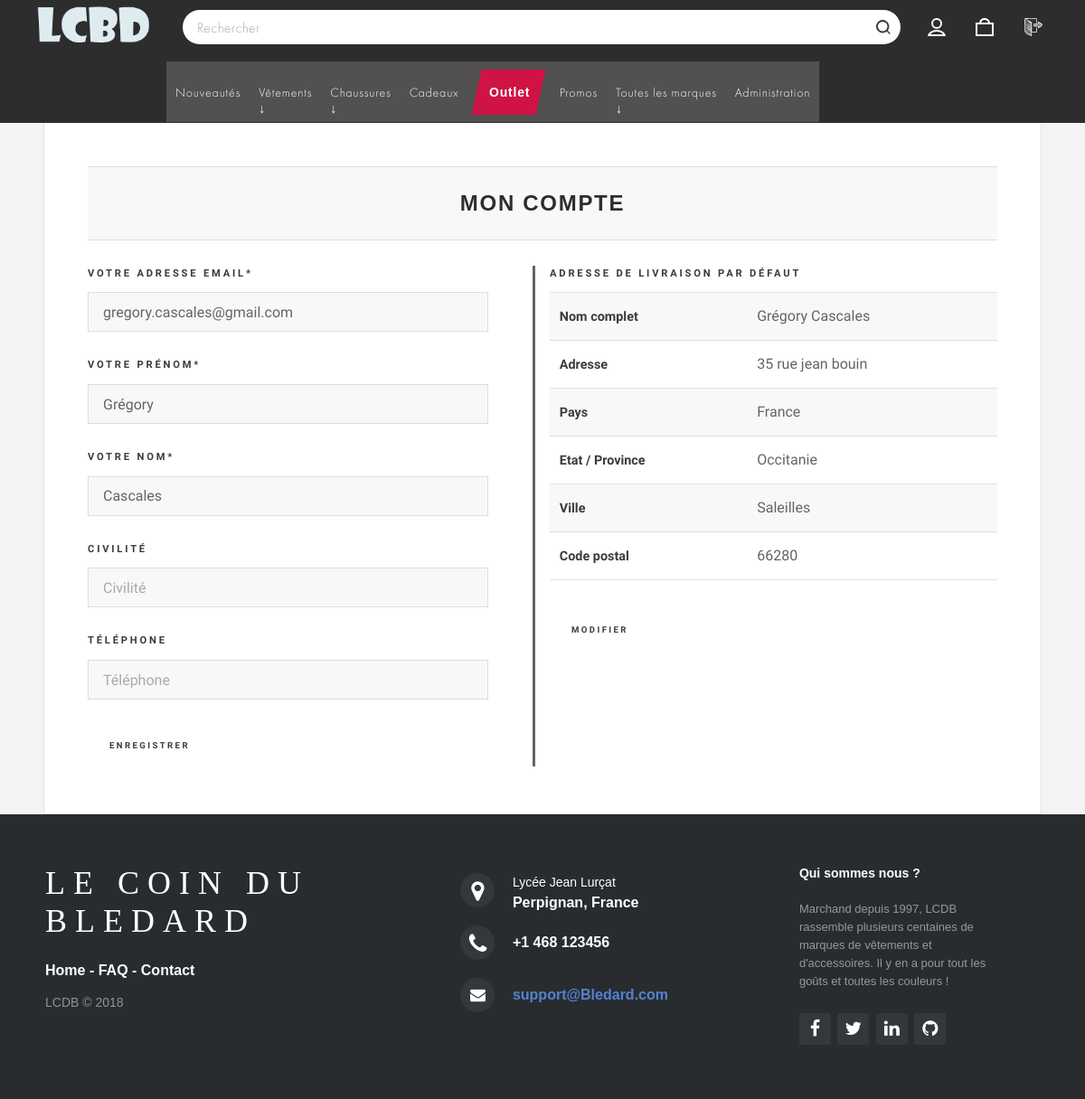
The page /profil.php (signed in) on the database as committed earlier.
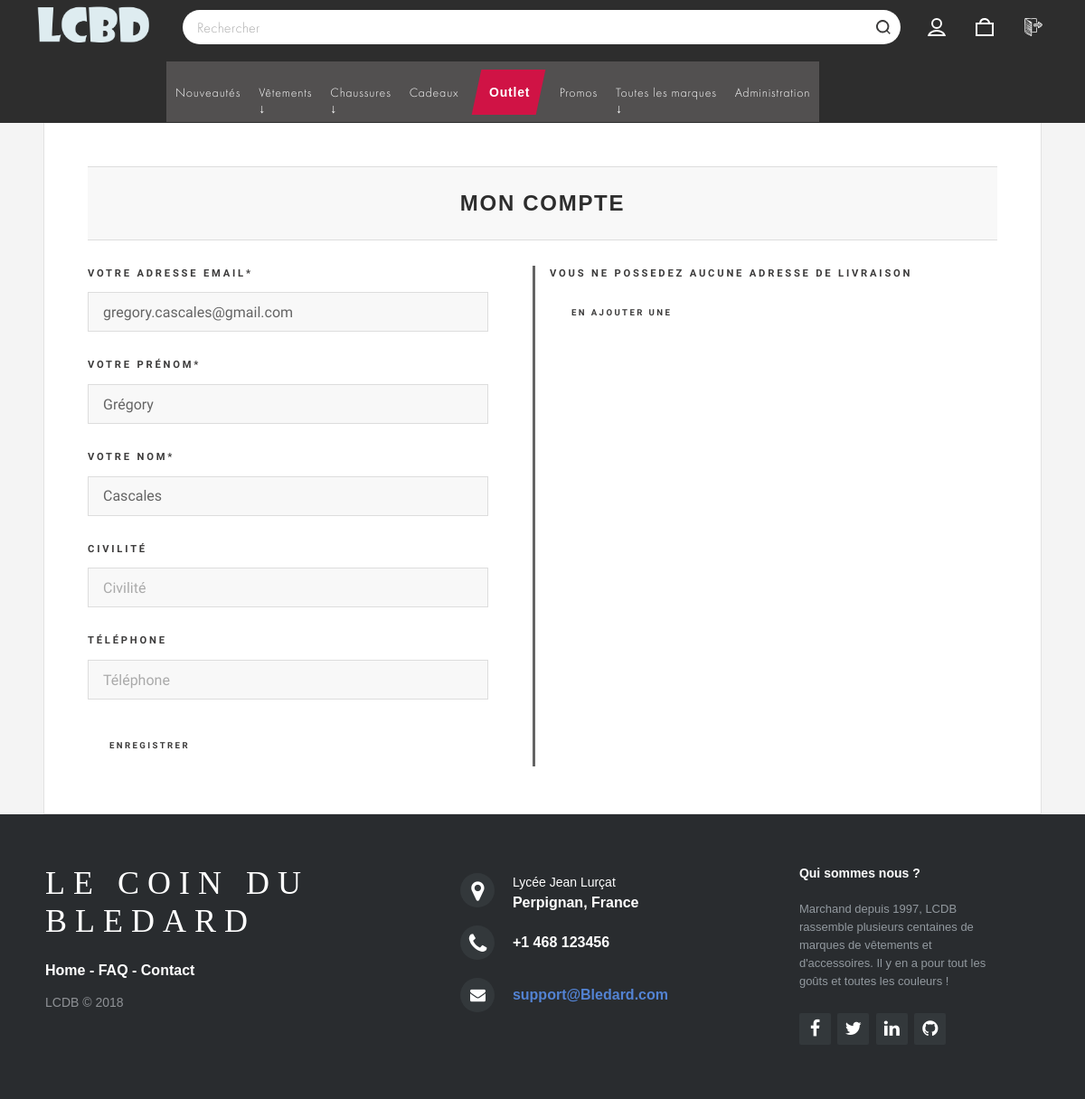
The same page on the database as committed later.
### tables this page shows
CREATE TABLE `client` (
  `id_client` int(11) NOT NULL,
  `email_client` varchar(255) NOT NULL,
  `nom_affichage` varchar(255) NOT NULL,
  `mot_de_passe` varchar(255) NOT NULL,
  `civilite` int(11) DEFAULT NULL,
  `nom_client` varchar(255) NOT NULL,
  `prenom_client` varchar(255) NOT NULL,
  `telephone_client` varchar(255) DEFAULT NULL,
  `id_question` int(11) DEFAULT NULL,
  `reponse` varchar(255) DEFAULT NULL,
  `datecreation_client` date NOT NULL,
  `administrateur` int(1) NOT NULL DEFAULT '0'
);

CREATE TABLE `adresseclient` (
  `id_adresseclient` int(11) NOT NULL,
  `id_client` int(11) NOT NULL,
  `libelle_adresseclient` varchar(255) NOT NULL,
  `nomcomplet_adresseclient` varchar(255) NOT NULL,
  `societe_adresseclient` varchar(255) DEFAULT NULL,
  `voie_adresseclient` varchar(255) DEFAULT NULL,
  `complement_adresseclient` varchar(255) DEFAULT NULL,
  `lieuditbp_adresseclient` varchar(255) DEFAULT NULL,
  `codepostal_adresseclient` varchar(255) NOT NULL,
  `etatprovince_adresseclient` varchar(255) NOT NULL,
  `ville_adresseclient` varchar(255) NOT NULL,
  `pays_adresseclient` varchar(255) NOT NULL,
  `typeadresse_adresseclient` int(11) DEFAULT NULL,
  `idclient_type_adresseclient` int(11) DEFAULT NULL,
  `adressedefaut_adresseclient` int(11) NOT NULL,
  `idclient_adressedefaut_adresseclient` int(11) DEFAULT NULL
);

### profil.php (the view, shortened to what the rows shown need)
<?php include ('inc/bdd.php'); ?>
<?php
$id_client = $_SESSION['id_client'];
$req_client = $bdd->prepare('SELECT * FROM client WHERE id_client = ? LIMIT 1');
$req_client->execute(array($id_client));
$result_client = $req_client->fetch();
$adrpardef = $bdd->prepare("SELECT * FROM adresseclient WHERE id_client = ? AND adressedefaut_adresseclient = 1 LIMIT 1");
$adrpardef->execute(array($id_client));
$adrexist = $adrpardef->rowCount();
?>
        <?php include ('inc/header.php') ?>
        <link rel="stylesheet" href="assets/css/index.css" />
        <div id="wrapper">
        <div id="main">
          <article class="post">
            <section id="category-banner-wrapper" class="sect_titre">
              <h1 class="style_titre">Mon compte</h1>
            </section>
            <div class="primary">
              <br>
              <?php if(empty($_GET['adrlivr'])){ ?>
                <div class="row">
                  <div class="col-md-6 col-sm-6" style="border-right: solid;">
                    <h4>Votre adresse email*</h4>
                    <input type="text" placeholder="Adresse email" value="<?php echo $result_client['email_client'] ?>" name="" style="width:90%;">
                    <br>
                    <h4>Votre prénom*</h4>
                    <input type="text" placeholder="Prénom" value="<?php echo $result_client['prenom_client'] ?>" name="" style="width:90%;">
                    <br>
                    <h4>Votre nom*</h4>
                    <input type="text" placeholder="Nom" value="<?php echo $result_client['nom_client'] ?>" name="" style="width:90%;">
                    <br>
                    <h4>Civilité</h4>
                    <input type="text" placeholder="Civilité" value="<?php echo $result_client['civilite'] ?>" name="" style="width:90%;">
                    <br>
                    <h4>Téléphone</h4>
                    <input type="text" placeholder="Téléphone" value="<?php echo $result_client['telephone_client'] ?>" name="" style="width:90%;">
                    <br>
                    <button type="submit" name="">Enregistrer</button>
                  </div>
                  <div class="col-md-6 col-sm-6">
                    <?php if($adrexist != 0){
                      $result_adr = $adrpardef->fetch();?>
                      <h4>Adresse de livraison par défaut</h4>
                      <table>
                         <tr>
                             <th>Nom complet</th>
                             <td><?php echo $result_adr['nomcomplet_adresseclient'] ?></td>
                         </tr>
                         <tr>
                             <th>Adresse</th>
                             <td><?php echo $result_adr['libelle_adresseclient'] ?></td>
                         </tr>
                         <tr>
                             <th>Pays</th>
                             <td><?php echo $result_adr['pays_adresseclient'] ?></td>
                         </tr>
                         <tr>
                             <th>Etat / Province</th>
                             <td><?php echo $result_adr['etatprovince_adresseclient'] ?></td>
                         </tr>
                         <tr>
                             <th>Ville</th>
                             <td><?php echo $result_adr['ville_adresseclient'] ?></td>
                         </tr>
                         <tr>
                             <th>Code postal</th>
                             <td><?php echo $result_adr['codepostal_adresseclient'] ?></td>
                         </tr>
                      </table>
                      <a href="profil.php?adrlivr=1"><button type="submit">Modifier</button></a>
                    <?php } else { ?>
                      <h4>Vous ne possedez aucune adresse de livraison</h4>
                      <a href="profil.php?adrlivr=1"><button type="submit">En ajouter une</button></a>
                    <?php } ?>
                  </div>
                </div>
              <?php } else {
                if($_GET['adrlivr']==1){
                  if($adrexist != 0){
                    $result_adr = $adrpardef->fetch();?>
                  <h4>Modifier votre adresse de livraison</h4>
                  <form id="form" method="POST" action="#">
                  <label>Nom complet*</label>
                  <input type="text" name="nomcomplet_livr" placeholder="Prenom + Nom" value="<?php echo $result_adr['nomcomplet_adresseclient'] ?>"/>
                  <br>
                  <label>Societe(optionel)</label>
                  <input type="text" name="Societe" placeholder="Société" value="<?php echo $result_adr['societe_adresseclient'] ?>"/>
                  <br>
                  <label>Adresse*</label>
                  <input type="text" name="Adresse" placeholder="Adresse" value="<?php echo $result_adr['libelle_adresseclient'] ?>"/>
                  <br>
                  <label>Pays*</label>
                  <select name="Pays">
                  <option value ="<?php echo $result_adr['pays_adresseclient'] ?>"><?php echo $result_adr['pays_adresseclient'] ?></option>
                  </select>
                  <br>
                  <label>Etat / Province*</label>
                  <select name="etat_province">
                  <option value ="<?php echo $result_adr['etatprovince_adresseclient'] ?>"><?php echo $result_adr['etatprovince_adresseclient'] ?></option>
                  </select>
                  <br>
                  <label>Ville*</label>
                  <input type="text" name="Ville" placeholder="Ville" value="<?php echo $result_adr['ville_adresseclient'] ?>"/>
                  <br>
                  <label>Code Postal*</label>
                  <input type="text" name="Cp" placeholder="Code Postal" value="<?php echo $result_adr['codepostal_adresseclient'] ?>"/>
                  </br>
                  <input style="font-size: 22px;" type="submit" name="modif_livr"/>
                </form>
              <?php } else {?>
                <h4>Ajoutez une adresse de livraison</h4>
                <form id="form" method="POST" action="#">
                <label>Prénom*</label>
                <input type="text" name="Prenom_livr" placeholder="Prenom"/>
                <br>
                <label>Nom*</label>
                <input type="text" name="Nom_livr" placeholder="Nom"/>
                <br>
                <label>Societe(optionel)</label>
                <input type="text" name="Societe" placeholder="Société"/>
                <br>
                <label>Adresse*</label>
                <input type="text" name="Adresse" placeholder="Adresse"/>
                <br>
                <label>Pays*</label>
                <select name="Pays">
                <option value ="France">France</option>
                </select>
                <br>
                <label>Etat / Province*</label>
                <select name="etat_province">
                <option value ="Occitanie">Occitanie</option>
                </select>
                <br>
                <label>Ville*</label>
                <input type="text" name="Ville" placeholder="Ville"/>
                <br>
                <label>Code Postal*</label>
                <input type="text" name="Cp" placeholder="Code Postal"/>
                </br>
                <input style="font-size: 22px;" type="submit" name="ajout_livr"/>
              </form>
              <?php } } else { ?>
                <h4>Une erreur est survenue !</h4>
              <?php } } ?>
            </div>
          </article>
          <?php include ('inc/footer.php') ?>

Rows that differ between the two databases and show on the page:
removed adresseclient: nomcomplet_adresseclient "Grégory Cascales", libelle_adresseclient "35 rue jean bouin", pays_adresseclient "France", etatprovince_adresseclient "Occitanie", ville_adresseclient "Saleilles", codepostal_adresseclient "66280"
Other text that changed with them:
text no longer shown: "ADRESSE DE LIVRAISON PAR DÉFAUT Nom complet Adresse Pays Etat / Province Ville Code postal MODIFIER"
text now shown: "VOUS NE POSSEDEZ AUCUNE ADRESSE DE LIVRAISON EN AJOUTER UNE"
